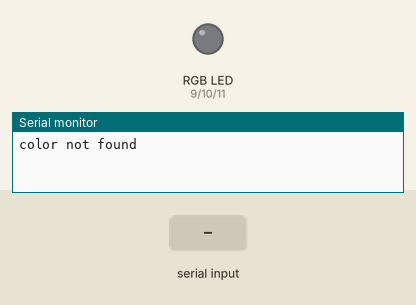
This sketch was run on a simulated Arduino Uno, built with avr-gcc and run on an emulated ATmega328P. Parts: an RGB LED mixed from three pins (HIGH = lit), the last lines printed to the serial monitor. The test bench sets the inputs (shaded band).

Above: at 1.2 s.
1.3 s: "red" received over Serial
At 3.5 s:
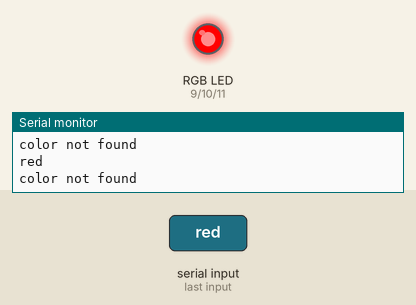
3.8 s: "green" received over Serial
At 5.6 s:
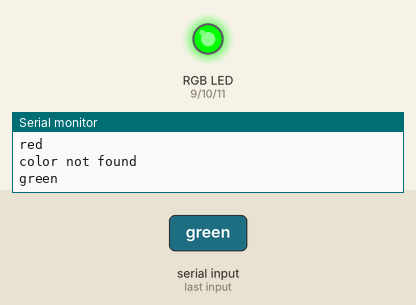
6.3 s: "blue" received over Serial
At 8.6 s:
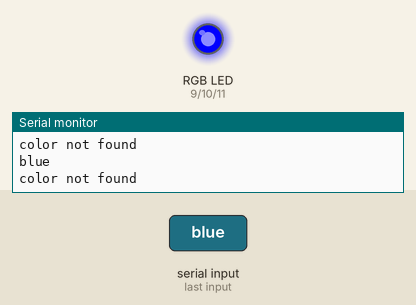
Timing chart, 0 to 10.1 s (numbered marks = the images above; inputs shaded):
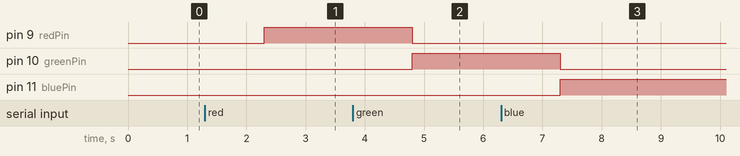

Measured:
- after the input at 1.3 s, pin 9 (redPin): LOW → HIGH after 1.0 s
- after the input at 3.8 s, pin 9 (redPin): HIGH → LOW after 1.0 s; pin 10 (greenPin): LOW → HIGH after 1.0 s
- after the input at 6.3 s, pin 10 (greenPin): HIGH → LOW after 1.0 s; pin 11 (bluePin): LOW → HIGH after 1.0 s

The sketch:

rgb_led_with_conditions1.ino
```cpp
// C++ code
//varibles

int redPin = 9;
int greenPin = 10;
int bluePin = 11;
String setColor;

void setup()
{
  pinMode(redPin,OUTPUT);
  pinMode(greenPin,OUTPUT);
  pinMode(bluePin,OUTPUT);
  Serial.begin(9600);
}

void loop()
{
  setColor = Serial.readString();
  Serial.println(setColor);
  if(setColor == "red")
  {
    analogWrite(redPin,255);
  	analogWrite(greenPin,0);
  	analogWrite(bluePin,0);
  }
  else if(setColor == "green")
  {
    analogWrite(redPin,0);
  	analogWrite(greenPin,255);
  	analogWrite(bluePin,0);
  }
  else if(setColor == "blue")
  {
    analogWrite(redPin,0);
  	analogWrite(greenPin,0);
  	analogWrite(bluePin,255);
  }
  else
  {
    Serial.println("color not found");
  }
}
```
